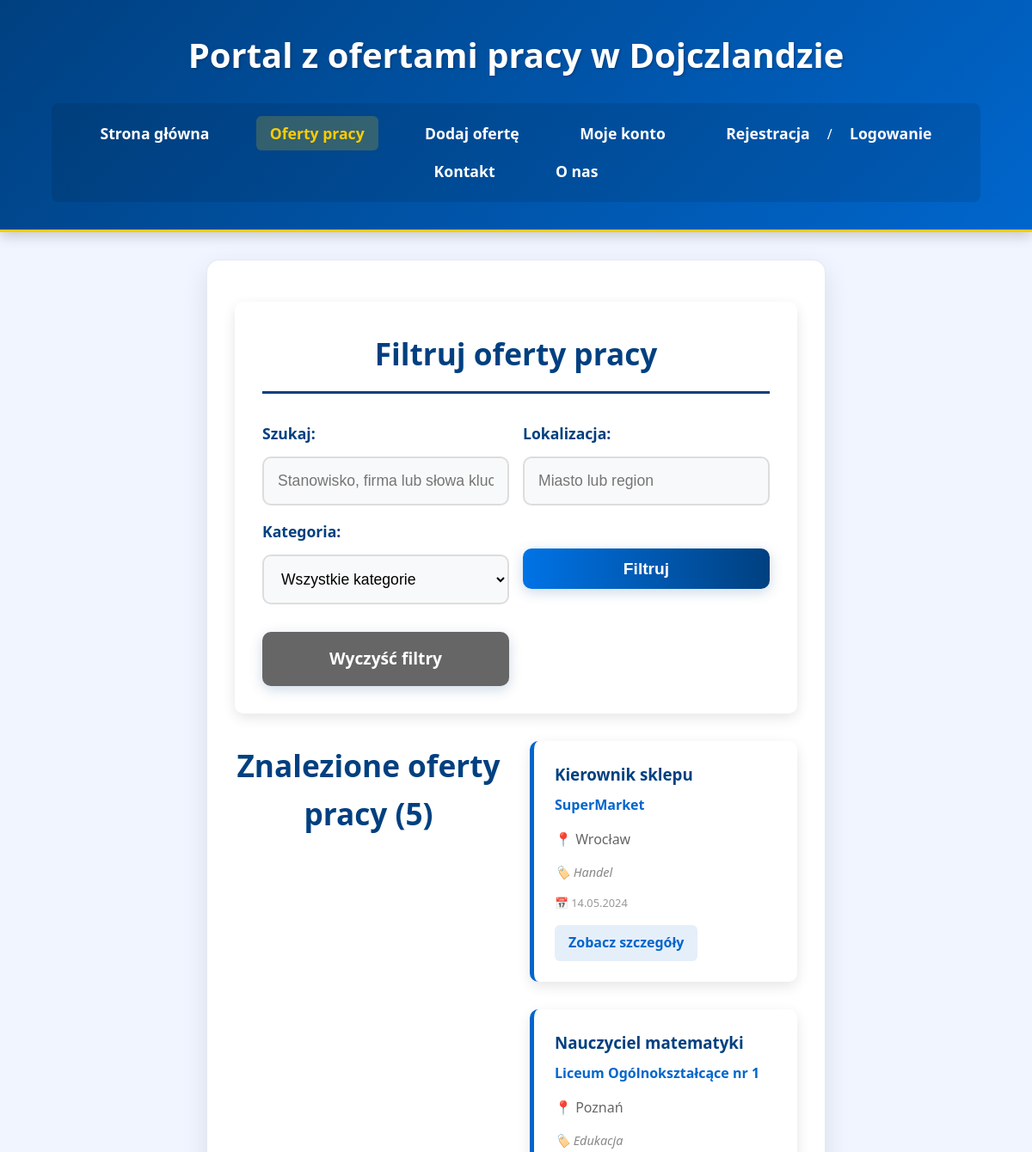
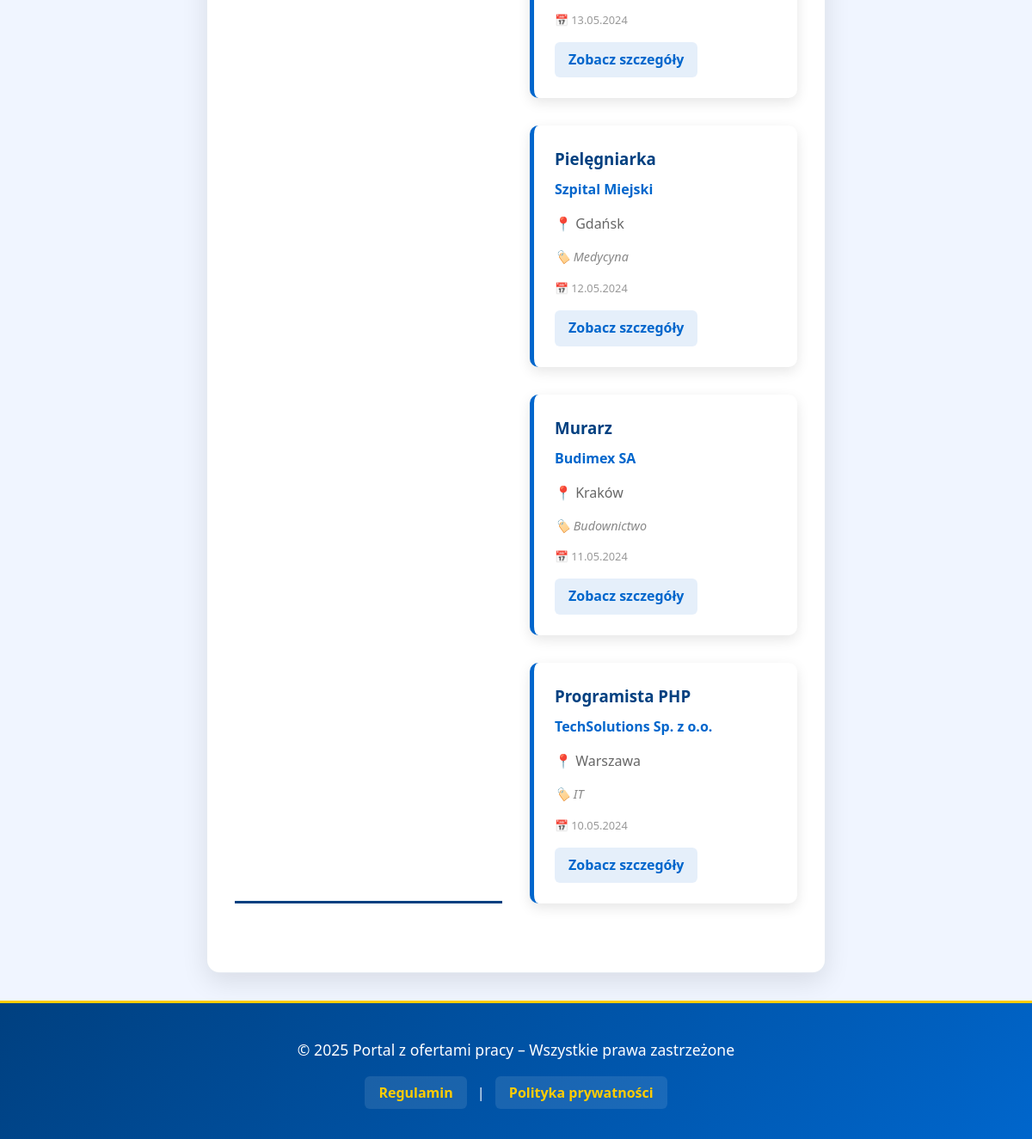
Page /lista_ofert.php on the committed database (2 pictures, top to bottom).
### tables this page shows
CREATE TABLE `oferty` (
  `id` int(11) NOT NULL,
  `tytul` varchar(255) NOT NULL,
  `opis` text NOT NULL,
  `firma` varchar(255) NOT NULL,
  `lokalizacja` varchar(255) DEFAULT NULL,
  `wynagrodzenie_min` decimal(10,2) DEFAULT NULL,
  `wynagrodzenie_max` decimal(10,2) DEFAULT NULL,
  `typ_pracy` enum('pełny etat','część etatu','tymczasowa','staż','praktyka','freelance') DEFAULT 'pełny etat',
  `zdalna` tinyint(1) DEFAULT 0,
  `termin_aplikacji` date DEFAULT NULL,
  `kategoria` varchar(100) DEFAULT NULL,
  `data_dodania` datetime DEFAULT current_timestamp(),
  `id_pracodawcy` int(11) NOT NULL
);

### lista_ofert.php (the view, shortened to what this page needs)
<?php
require_once 'config.php';
$keyword = isset($_GET['keyword']) ? trim($_GET['keyword']) : '';
$location = isset($_GET['location']) ? trim($_GET['location']) : '';
$category = isset($_GET['category']) ? intval($_GET['category']) : 0;
function getFilteredOffers($keyword, $location, $category, $conn) {
    $query = "SELECT o.id, o.tytul, o.opis, o.firma, o.lokalizacja, o.data_dodania,
                     GROUP_CONCAT(k.nazwa SEPARATOR ', ') AS kategorie
              FROM oferty o
              LEFT JOIN oferty_kategorie ok ON o.id = ok.id_oferty
              LEFT JOIN kategorie k ON ok.id_kategorii = k.id
              WHERE 1=1";
    $query .= " GROUP BY o.id ORDER BY o.data_dodania DESC";
    $offers = [];
    try {
        $stmt = $conn->prepare($query);
        $stmt->execute();
        $result = $stmt->get_result();
        while ($row = $result->fetch_assoc()) {
            $offers[] = $row;
        }
    } catch (Exception $e) {
        die("Wystąpił błąd: " . $e->getMessage());
    }
    if (empty($offers)) {
        echo '<div class="brak-ofert">';
        echo '<p>Nie znaleziono ofert spełniających kryteria wyszukiwania.</p>';
        echo '<a href="lista_ofert.php" class="button">Wyświetl wszystkie oferty</a>';
        echo '</div>';
    } else {
        foreach ($offers as $offer) {
            echo '<div class="oferta">';
            echo '<h3>' . htmlspecialchars($offer['tytul']) . '</h3>';
            echo '<p class="firma">' . htmlspecialchars($offer['firma']) . '</p>';
            echo '<p class="lokalizacja">📍 ' . htmlspecialchars($offer['lokalizacja']) . '</p>';
            if (!empty($offer['kategorie'])) {
                echo '<p class="kategorie">🏷️ ' . htmlspecialchars($offer['kategorie']) . '</p>';
            }
            echo '<p class="data">📅 ' . date('d.m.Y', strtotime($offer['data_dodania'])) . '</p>';
            echo '<a href="oferta_szczegoly.php?id=' . $offer['id'] . '">Zobacz szczegóły</a>';
            echo '</div>';
        }
    }
}
?>
<!DOCTYPE html>
<html lang="pl">
<head>
    <link rel="stylesheet" href="styleindex.css">
</head>
<body>
<header>
    <h1>Portal z ofertami pracy w Dojczlandzie</h1>
    <nav>
        <ul>
            <li><a href="index.php">Strona główna</a></li>
            <li><a href="lista_ofert.php" class="active">Oferty pracy</a></li>
            <li><a href="dodaj_oferte.php">Dodaj ofertę</a></li>
            <li><a href="konto.php">Moje konto</a></li>
            <li><a href="rejestracja.php">Rejestracja</a> / <a href="logowanie.php">Logowanie</a></li>
            <li><a href="kontakt.php">Kontakt</a></li>
            <li><a href="o_nas.php">O nas</a></li>
        </ul>
    </nav>
</header>
<main>
    <section id="wyszukiwarka">
        <h2>Filtruj oferty pracy</h2>
        <form id="filter-form">
            <div class="form-group">
                <label for="keyword">Szukaj:</label>
                <input type="text" id="keyword" name="keyword" placeholder="Stanowisko, firma lub słowa kluczowe"
                       value="<?= htmlspecialchars($keyword) ?>">
            </div>
            <div class="form-group">
                <label for="location">Lokalizacja:</label>
                <input type="text" id="location" name="location" placeholder="Miasto lub region"
                       value="<?= htmlspecialchars($location) ?>">
            </div>
            <div class="form-group">
                <label for="category">Kategoria:</label>
                <select id="category" name="category">
                    <option value="0">Wszystkie kategorie</option>
                </select>
            </div>
            <button type="submit">Filtruj</button>
            <a href="lista_ofert.php" class="button" style="background: #666;">Wyczyść filtry</a>
        </form>
    </section>
    <section id="lista-ofert">
        <h2 id="results-count">Znalezione oferty pracy</h2>
        <div id="offers-container">
            <?php getFilteredOffers($keyword, $location, $category, $conn); ?>
        </div>
    </section>
</main>
<footer>
    <p>&copy; 2025 Portal z ofertami pracy – Wszystkie prawa zastrzeżone</p>
    <a href="regulamin.php">Regulamin</a> | <a href="polityka_prywatnosci.php">Polityka prywatności</a>
</footer>
</body>
</html>

### styleindex.css (style rules this page uses)
* { margin: 0; padding: 0; box-sizing: border-box; }
body { font-family: 'Segoe UI', Roboto, Oxygen, Ubuntu, Cantarell, 'Open Sans', 'Helvetica Neue', sans-serif; background-color: #f0f5ff; color: #333; line-height: 1.6; min-height: 100vh; display: grid; grid-template-columns: 1fr 3fr 1fr; grid-template-areas: "header header header" "left main right" "footer footer footer"; }
header { grid-area: header; background: linear-gradient(135deg, #004080 0%, #0066cc 100%); color: #fff; padding: 2rem 0; text-align: center; box-shadow: 0 4px 15px rgba(0, 0, 0, 0.2); border-bottom: 3px solid #ffcc00; }
header h1 { margin-bottom: 1.5rem; font-size: 2.5rem; font-weight: 700; text-shadow: 1px 1px 3px rgba(0, 0, 0, 0.3); }
nav ul { list-style: none; padding: 0; margin: 1.5rem 0 0; display: flex; justify-content: center; flex-wrap: wrap; background-color: rgba(0, 0, 0, 0.1); padding: 0.8rem; border-radius: 8px; max-width: 90%; margin: 0 auto; }
nav ul li { margin: 0.5rem 1.2rem; }
nav ul li a { color: #fff; text-decoration: none; font-weight: 600; padding: 0.5rem 1rem; position: relative; transition: all 0.3s ease; font-size: 1.1rem; }
nav ul li a:hover, nav ul li a.active { color: #ffcc00; transform: translateY(-2px); }
nav ul li a.active { background-color: rgba(255, 204, 0, 0.2); border-radius: 6px; }
main { grid-area: main; padding: 3rem 2rem; margin: 2rem 0; background-color: #fff; border-radius: 15px; box-shadow: 0 10px 30px rgba(0, 0, 0, 0.1); border: 1px solid rgba(0, 64, 128, 0.1); }
main h2 { color: #004080; font-size: 2.2rem; margin-bottom: 2rem; padding-bottom: 1rem; border-bottom: 3px solid #004080; font-weight: 700; text-align: center; }
form { display: flex; flex-direction: column; gap: 2rem; }
.form-group { display: flex; flex-direction: column; gap: 0.8rem; }
label { font-weight: 600; color: #004080; font-size: 1.1rem; }
input[type="text"], input[type="email"], input[type="password"], textarea, select { width: 100%; padding: 1rem; font-size: 1.1rem; border: 2px solid #ddd; border-radius: 10px; background-color: #f8f9fa; transition: all 0.3s ease; }
button[type="submit"], .button { padding: 1rem 2rem; background: linear-gradient(to right, #0073e6, #004080); color: white; border: none; border-radius: 10px; cursor: pointer; font-size: 1.2rem; font-weight: 600; transition: all 0.3s ease; box-shadow: 0 4px 15px rgba(0, 64, 128, 0.2); margin-top: 1rem; align-self: center; width: 100%; max-width: 300px; text-align: center; text-decoration: none; display: inline-block; }
.oferta { background-color: #f8f9fa; border-radius: 10px; padding: 2rem; margin-bottom: 2rem; border-left: 5px solid #0066cc; transition: all 0.3s ease; }
.oferta h3 { color: #004080; margin-bottom: 0.5rem; }
.oferta p { color: #666; margin-bottom: 1rem; }
.oferta a { color: #0066cc; font-weight: 600; text-decoration: none; transition: all 0.3s ease; display: inline-block; padding: 0.5rem 1rem; border-radius: 6px; background-color: rgba(0, 102, 204, 0.1); }
footer { grid-area: footer; text-align: center; padding: 2.5rem; background: linear-gradient(135deg, #004080 0%, #0066cc 100%); color: #fff; margin-top: auto; border-top: 3px solid #ffcc00; }
footer p { margin-bottom: 1.5rem; font-size: 1.1rem; }
footer a { color: #ffcc00; text-decoration: none; font-weight: 600; transition: all 0.3s ease; padding: 0.5rem 1rem; border-radius: 6px; background-color: rgba(255, 255, 255, 0.1); margin: 0 0.5rem; }
.kategorie { display: flex; flex-wrap: wrap; gap: 0.5rem; align-items: center; }
form .button { margin-top: 1rem; margin-right: 1rem; }

### rows in the picture
oferty: tytul "Kierownik sklepu", firma "SuperMarket", lokalizacja "Wrocław", kategorie "Handel", data_dodania "14.05.2024"
oferty: tytul "Nauczyciel matematyki", firma "Liceum Ogólnokształcące nr 1", lokalizacja "Poznań", kategorie "Edukacja", data_dodania "13.05.2024"
oferty: tytul "Pielęgniarka", firma "Szpital Miejski", lokalizacja "Gdańsk", kategorie "Medycyna", data_dodania "12.05.2024"
oferty: tytul "Murarz", firma "Budimex SA", lokalizacja "Kraków", kategorie "Budownictwo", data_dodania "11.05.2024"
oferty: tytul "Programista PHP", firma "TechSolutions Sp. z o.o.", lokalizacja "Warszawa", kategorie "IT", data_dodania "10.05.2024"
